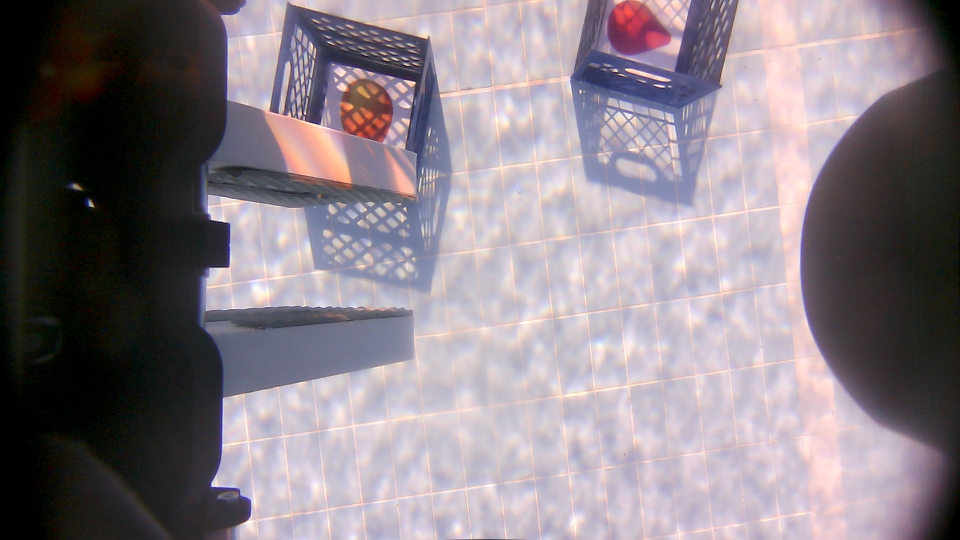
#> input picture auv_vision/auv_vision/scripts/utils/polygon_tool/reference.jpg, 1920 x 1080 px (shown at 1/2 size)
$ python draw_polygon.py reference.jpg
#> lines starting #> are read from the running program, lines starting #| are printed output that depends on the picture; after the words box and inside, x2 and y2 are one past the last pixel; in counts of white or black regions, pixels touching at a corner belong together
#!/usr/bin/env python3
"""
Polygon drawing tool for bottom camera forbidden masks.

Usage:
  python3 draw_polygon.py <image_path>

Controls:
  Left Click   - Add point to current polygon
  Right Click  - Finish current polygon & start new one
  'u'          - Undo last point
  'd'          - Delete last completed polygon
  'e'          - Export all polygons as Python code
  'q' / ESC    - Quit
"""

import sys
import cv2
import numpy as np

REFERENCE_WIDTH = 1920
REFERENCE_HEIGHT = 1080

COLORS = [
    (96, 69, 233),  # red-ish
    (136, 204, 68),  # green
    (255, 136, 68),  # blue
    (68, 136, 255),  # orange
    (255, 68, 204),  # magenta
    (0, 204, 204),  # cyan
]

polygons = []  # list of list of (x, y) tuples
current_points = []  # current polygon being drawn
img_original = None
window_name = "Polygon Tool (LClick=add, RClick=finish, E=export, Q=quit)"


def draw_all(img):
    overlay = img.copy()

    # Draw completed polygons
    for i, poly in enumerate(polygons):
        color = COLORS[i % len(COLORS)]
        pts = np.array(poly, dtype=np.int32)
        cv2.fillPoly(overlay, [pts], (*color[:3],), lineType=cv2.LINE_AA)
        cv2.polylines(img, [pts], True, color, 2, cv2.LINE_AA)
        for j, (x, y) in enumerate(poly):
            cv2.circle(img, (x, y), 4, color, -1, cv2.LINE_AA)
            cv2.circle(img, (x, y), 4, (255, 255, 255), 1, cv2.LINE_AA)
            cv2.putText(
                img,
                str(j),
                (x + 6, y - 6),
                cv2.FONT_HERSHEY_SIMPLEX,
                0.4,
                (255, 255, 255),
                1,
            )

    # Draw current polygon in progress
    if current_points:
        color = COLORS[len(polygons) % len(COLORS)]
        pts = np.array(current_points, dtype=np.int32)
        if len(current_points) > 1:
            cv2.polylines(img, [pts], False, color, 2, cv2.LINE_AA)
        for j, (x, y) in enumerate(current_points):
            cv2.circle(img, (x, y), 5, color, -1, cv2.LINE_AA)
            cv2.circle(img, (x, y), 5, (255, 255, 255), 1, cv2.LINE_AA)
            cv2.putText(
                img,
                str(j),
                (x + 6, y - 6),
                cv2.FONT_HERSHEY_SIMPLEX,
                0.4,
                (255, 255, 255),
                1,
            )

    # Blend fill
    cv2.addWeighted(overlay, 0.15, img, 0.85, 0, img)

    # Status bar
    status = f"Polygons: {len(polygons)} | Current: {len(current_points)} pts"
    cv2.rectangle(img, (0, 0), (500, 28), (0, 0, 0), -1)
    cv2.putText(
        img, status, (8, 20), cv2.FONT_HERSHEY_SIMPLEX, 0.55, (200, 200, 200), 1
    )

    return img


def mouse_callback(event, x, y, flags, param):
    global current_points

    if event == cv2.EVENT_LBUTTONDOWN:
        current_points.append((x, y))
        refresh()

    elif event == cv2.EVENT_RBUTTONDOWN:
        if len(current_points) >= 3:
            polygons.append(list(current_points))
            current_points = []
            print(
                f"[✓] Polygon {len(polygons)} finished with {len(polygons[-1])} points"
            )
            refresh()
        else:
            print("[!] En az 3 nokta gerekli, polygon kapatılamadı.")


def refresh():
    display = draw_all(img_original.copy())
    cv2.imshow(window_name, display)


def export_python():
    if not polygons:
        print("\n[!] Henüz polygon yok!\n")
        return

    print("\n" + "=" * 60)
    print("# ---- COPY FROM HERE ----")
    print(f"BOTTOM_MASK_REFERENCE_WIDTH = {REFERENCE_WIDTH}.0")
    print(f"BOTTOM_MASK_REFERENCE_HEIGHT = {REFERENCE_HEIGHT}.0")
    print("BOTTOM_FORBIDDEN_MASKS = (")

    for i, poly in enumerate(polygons):
        print(f"    # Polygon {i + 1}")
        print("    (")
        for x, y in poly:
            print(f"        ({float(x)}, {float(y)}),")
        print("    ),")

    print(")")
    print("# ---- COPY END ----")
    print("=" * 60 + "\n")


def main():
    global img_original

    if len(sys.argv) < 2:
        print("Usage: python3 draw_polygon.py <image_path>")
        sys.exit(1)

    image_path = sys.argv[1]
    img_original = cv2.imread(image_path)
#> img_original is the input picture: shape (1080, 1920, 3); mean B, G, R 135, 127.6, 137.3
    if img_original is None:
        print(f"[ERROR] Could not load image: {image_path}")
        sys.exit(1)

    h, w = img_original.shape[:2]
#> h = 1080; w = 1920
    print(f"[INFO] Image loaded: {w}x{h}")
#| [INFO] Image loaded: 1920x1080
    print(f"[INFO] Reference resolution: {REFERENCE_WIDTH}x{REFERENCE_HEIGHT}")
    if w != REFERENCE_WIDTH or h != REFERENCE_HEIGHT:
        print(
            f"[WARN] Image size ({w}x{h}) differs from reference ({REFERENCE_WIDTH}x{REFERENCE_HEIGHT})!"
        )
        print(f"       Coordinates will be in image pixel space.")
    print()
    print("Controls:")
    print("  Left Click  = Add point")
    print("  Right Click  = Finish polygon")
    print("  'u'          = Undo last point")
    print("  'd'          = Delete last polygon")
    print("  'e'          = Export Python code")
    print("  'q' / ESC    = Quit")
    print()

    cv2.namedWindow(window_name, cv2.WINDOW_NORMAL)
    cv2.resizeWindow(window_name, min(w, 1400), min(h, 800))
    cv2.setMouseCallback(window_name, mouse_callback)

    refresh()
#> in draw_all, `cv2.rectangle(img, (0, 0), (500, 28), (0, 0, 0), -1)`:
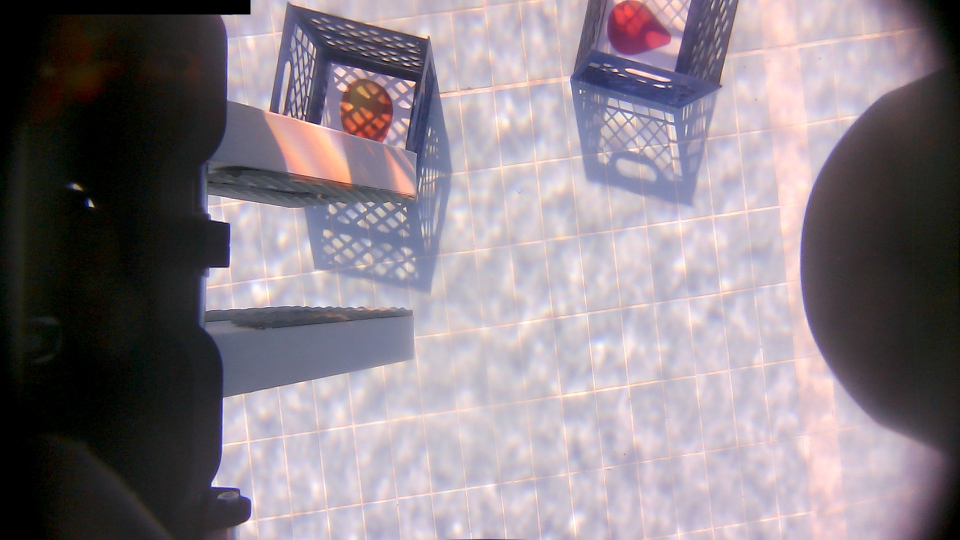
#> img: shape (1080, 1920, 3) (shown at 1/2 size); 0.57% of pixels changed, all inside (x1, y1, x2, y2) = (67, 0, 501, 29)
#> in draw_all, `cv2.putText( img, status, (8, 20), cv2.FONT_HERSHEY_SIMPLEX, 0.55, (20..`: img: shape (1080, 1920, 3); 0.02% of pixels changed, all inside (x1, y1, x2, y2) = (10, 6, 254, 25)

    while True:
        key = cv2.waitKey(50) & 0xFF
#> (key q is pressed here)

        if key == ord("q") or key == 27:
            break
        elif key == ord("u"):
            if current_points:
                removed = current_points.pop()
                print(f"[↩] Undo: removed point {removed}")
                refresh()
        elif key == ord("d"):
            if polygons:
                removed = polygons.pop()
                print(f"[🗑] Deleted polygon with {len(removed)} points")
                refresh()
        elif key == ord("e"):
            export_python()

    cv2.destroyAllWindows()


if __name__ == "__main__":
    main()
